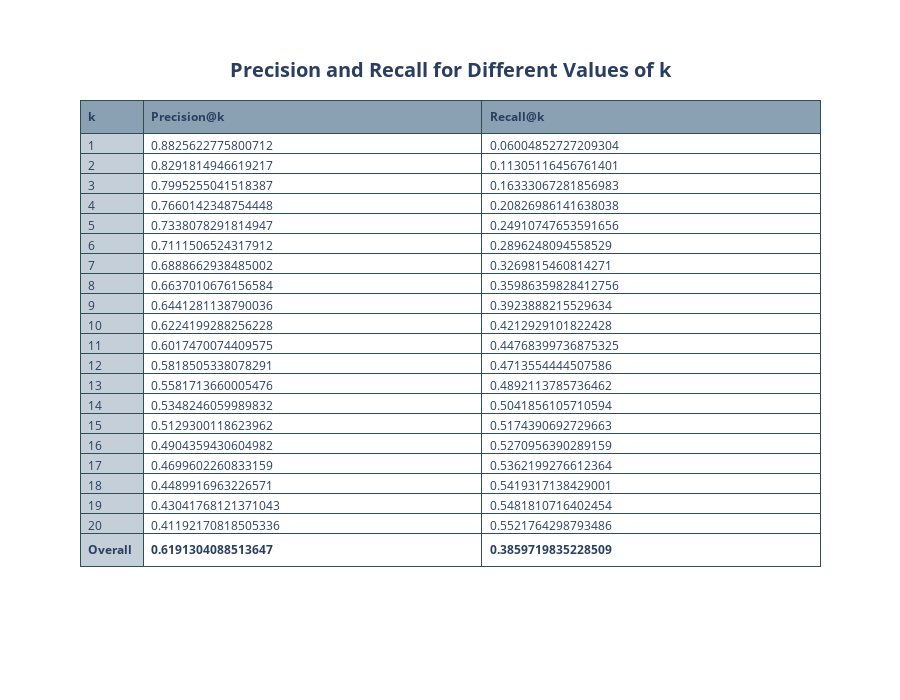

Notebook code for this chart:
### Code cell
import plotly.graph_objects as go

#Add Overall mAP to bottom
col1 = k_labels + ['<b>Overall<b>']
col2 = all_precisions_at_k + ['<b>'+str(overall_precision_at_k)+'</b>']
col3 = all_recalls_at_k + ['<b>'+str(overall_recall_at_k)+'</b>']
fig = go.Figure(data=[go.Table(
    header=dict(values=['<b>k</b>','<b>Precision@k</b>', '<b>Recall@k</b>'],
                line_color='darkslategray',
                fill_color='#8aa1b4',
                align='left'),
    cells=dict(values=[col1, col2,col3], 
               line_color='darkslategray',
               fill_color=['#c4cfd9', '#ffffff'],
               align='left'), columnwidth=[150,800])
])

fig.update_layout(width=900, height=700, title_text="<b>Precision and Recall for Different Values of k</b>", title_x=0.5,title_y=0.91)
fig.update_layout(title_font=dict(size=20))
fig.show()

### Figure 1 — Plotly figure (JSON) as saved in the notebook; plotly's stock layout.template omitted (floating-point values rounded to 4 significant figures)
{"data": [{"cells": {"align": "left", "fill": {"color": ["#c4cfd9", "#ffffff"]}, "line": {"color": "darkslategray"}, "values": [[1, 2, 3, 4, 5, 6, 7, 8, 9, 10, 11, 12, 13, 14, 15, 16, 17, 18, 19, 20, "<b>Overall<b>"], [0.8826, 0.8292, 0.7995, 0.766, 0.7338, 0.7112, 0.6889, 0.6637, 0.6441, 0.6224, 0.6017, 0.5819, 0.5582, 0.5348, 0.5129, 0.4904, 0.47, 0.449, 0.4304, 0.4119, "<b>0.6191304088513647</b>"], [0.06005, 0.1131, 0.1633, 0.2083, 0.2491, 0.2896, 0.327, 0.3599, 0.3924, 0.4213, 0.4477, 0.4714, 0.4892, 0.5042, 0.5174, 0.5271, 0.5362, 0.5419, 0.5482, 0.5522, "<b>0.3859719835228509</b>"]]}, "columnwidth": [150, 800], "header": {"align": "left", "fill": {"color": "#8aa1b4"}, "line": {"color": "darkslategray"}, "values": ["<b>k</b>", "<b>Precision@k</b>", "<b>Recall@k</b>"]}, "type": "table"}], "layout": {"height": 700, "title": {"font": {"size": 20}, "text": "<b>Precision and Recall for Different Values of k</b>", "x": 0.5, "y": 0.91}, "width": 900}}
